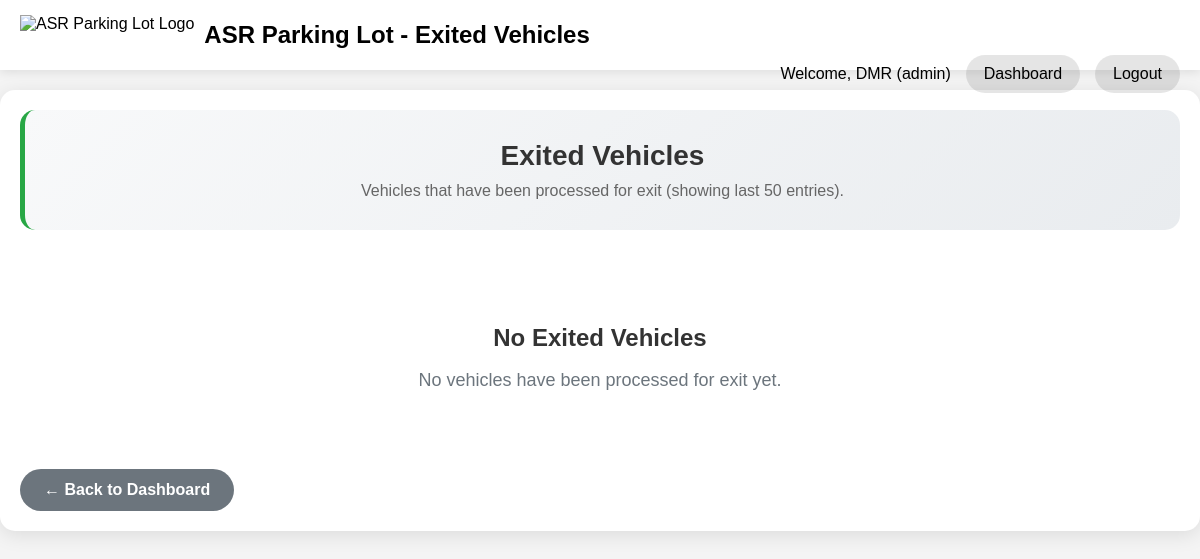
The app's page /staff/exited-vehicles (signed in), older data.
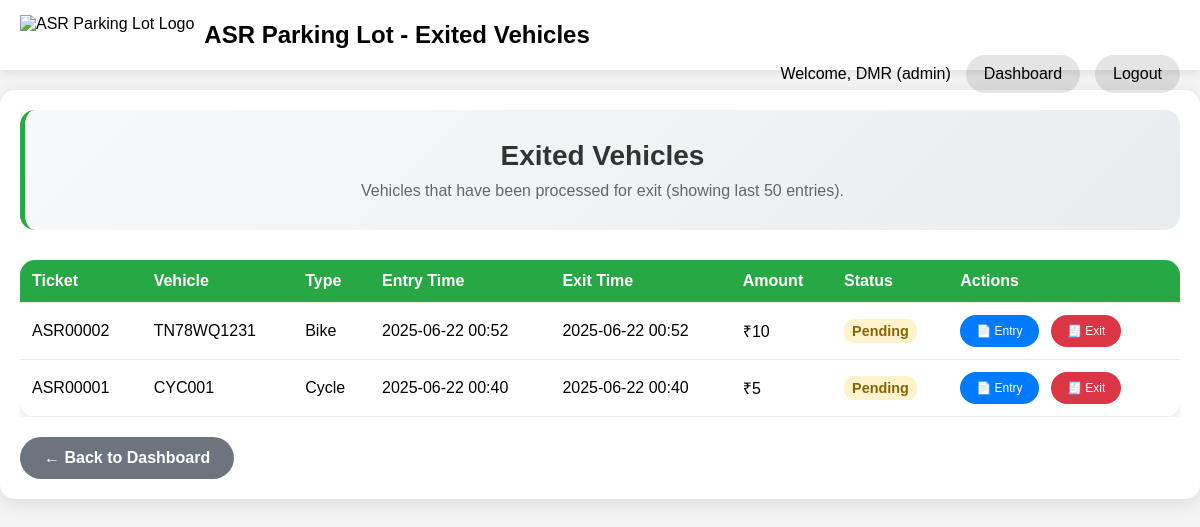
The same page, newer data.
### app/models.py (models this page shows, shortened)
class User(UserMixin, db.Model):
    id = db.Column(db.Integer, primary_key=True)
    username = db.Column(db.String(80), index=True, unique=True, nullable=False)
    email = db.Column(db.String(120), index=True, unique=True, nullable=False)
    password_hash = db.Column(db.String(256))
    role = db.Column(db.String(10), index=True, nullable=False, default='staff') # 'admin' or 'staff'

class Entry(db.Model):
    id = db.Column(db.Integer, primary_key=True)
    ticket_number = db.Column(db.String(20), unique=True, nullable=False)
    vehicle_type = db.Column(db.String(50), nullable=False)
    vehicle_number = db.Column(db.String(20), nullable=False)
    phone = db.Column(db.String(15), nullable=False)
    device = db.Column(db.String(50), nullable=False)
    entry_time = db.Column(db.DateTime, default=get_current_device_time, nullable=False)
    exit_time = db.Column(db.DateTime, nullable=True)
    paid = db.Column(db.Boolean, default=False, nullable=False)
    amount = db.Column(db.Float, nullable=True)

### app/routes.py (the view)
@main.route('/staff/exited-vehicles')
@login_required
def exited_vehicles():
    if current_user.role not in ['admin', 'staff']:
        flash('Access denied. Staff or Admin privileges required.', 'error')
        return redirect(url_for('main.index'))
    exited_vehicles = Entry.query.filter(
        Entry.exit_time.is_not(None)
    ).order_by(Entry.exit_time.desc()).limit(50).all()
    return render_template('exited_vehicles.html',
                         title='Exited Vehicles',
                         exited_vehicles=exited_vehicles)

### app/utils.py (called while the page is built)
def get_ist_timezone():
    return pytz.timezone('Asia/Kolkata')

def get_ist_time(dt=None):
    ist_tz = get_ist_timezone()
    if dt is None:
        return datetime.now(ist_tz)
    if dt.tzinfo is None:
        return ist_tz.localize(dt)
    return dt.astimezone(ist_tz)

def format_ist_time(dt, format_str='%Y-%m-%d %H:%M:%S'):
    ist_time = get_ist_time(dt)
    return ist_time.strftime(format_str)

def format_ist_time_medium(dt):
    return format_ist_time(dt, '%Y-%m-%d %H:%M')

### app/templates/exited_vehicles.html (shortened to what this page needs)
<!DOCTYPE html>
<html lang="en">
<head>
</head>
<body>
    <div class="navbar">
        <div class="navbar-logo">
            <img src="{{ url_for('main.public_file', filename='logo.png') }}" alt="ASR Parking Lot Logo">
            <h1>ASR Parking Lot - Exited Vehicles</h1>
        </div>
        <div class="navbar-right">
            <span>Welcome, {{ current_user.username }} ({{ current_user.role }})</span>
            <a href="{{ url_for('main.staff_dashboard') }}">Dashboard</a>
            <a href="{{ url_for('main.logout') }}">Logout</a>
        </div>
    </div>
    <div class="container">
        <div class="header-section">
            <h2>Exited Vehicles</h2>
            <p>Vehicles that have been processed for exit (showing last 50 entries).</p>
        </div>
        {% if exited_vehicles %}
        <div class="vehicles-table">
            <table>
                <thead>
                    <tr>
                        <th>Ticket</th>
                        <th>Vehicle</th>
                        <th>Type</th>
                        <th>Entry Time</th>
                        <th>Exit Time</th>
                        <th>Amount</th>
                        <th>Status</th>
                        <th>Actions</th>
                    </tr>
                </thead>
                <tbody>
                    {% for vehicle in exited_vehicles %}
                    <tr>
                        <td>{{ vehicle.ticket_number }}</td>
                        <td>{{ vehicle.vehicle_number }}</td>
                        <td>{{ vehicle.vehicle_type }}</td>
                        <td>{{ vehicle.entry_time | ist_medium }}</td>
                        <td>{{ vehicle.exit_time | ist_medium }}</td>
                        <td>₹{{ "%.0f"|format(vehicle.amount or 0) }}</td>
                        <td>
                            {% if vehicle.paid %}
                                <span class="status-paid">Paid</span>
                            {% else %}
                                <span class="status-pending">Pending</span>
                            {% endif %}
                        </td>
                        <td>
                            <a href="{{ url_for('main.print_receipt', entry_id=vehicle.id) }}"
                               target="_blank"
                               class="action-btn">
                                📄 Entry
                            </a>
                            <a href="{{ url_for('main.exit_receipt', entry_id=vehicle.id) }}"
                               target="_blank"
                               class="action-btn exit">
                                🧾 Exit
                            </a>
                        </td>
                    </tr>
                    {% endfor %}
                </tbody>
            </table>
        </div>
        {% else %}
        <div class="no-vehicles">
            <h3>No Exited Vehicles</h3>
            <p>No vehicles have been processed for exit yet.</p>
        </div>
        {% endif %}
        <a href="{{ url_for('main.staff_dashboard') }}" class="back-btn">← Back to Dashboard</a>
    </div>
</body>
</html>

### app/templates/exited_vehicles.html (style rules this page uses)
* { box-sizing: border-box; }
body { font-family: Arial, sans-serif; margin: 0; padding: 0; background-color: #f4f4f4; min-height: 100vh; }
.navbar { background-color: white; padding: 15px 20px; color: black; position: sticky; top: 0; z-index: 1000; box-shadow: 0 2px 10px rgba(0,0,0,0.1); }
.navbar h1 { margin: 0; display: inline-block; font-size: clamp(18px, 4vw, 24px); color: black; }
.navbar-logo { display: flex; align-items: center; gap: 10px; flex-wrap: wrap; }
.navbar-logo img { height: clamp(30px, 6vw, 40px); width: auto; }
.navbar-right { float: right; display: flex; align-items: center; gap: 15px; flex-wrap: wrap; color: black; }
.navbar a { color: black; text-decoration: none; padding: 8px 16px; border-radius: 25px; background-color: rgba(0, 0, 0, 0.1); transition: all 0.3s ease; font-weight: 500; border: 2px solid transparent; }
.container { max-width: 1200px; margin: 20px auto; padding: 20px; background: white; border-radius: 15px; box-shadow: 0 4px 20px rgba(0,0,0,0.1); }
.header-section { text-align: center; margin-bottom: 30px; padding: 30px; background: linear-gradient(135deg, #f8f9fa 0%, #e9ecef 100%); border-radius: 15px; border-left: 5px solid #28a745; }
.header-section h2 { color: #333; margin: 0 0 10px 0; font-size: clamp(20px, 5vw, 28px); }
.header-section p { color: #666; margin: 0; font-size: clamp(14px, 3vw, 16px); }
.vehicles-table { overflow-x: auto; }
.vehicles-table table { width: 100%; border-collapse: collapse; background: white; border-radius: 15px; overflow: hidden; box-shadow: 0 4px 15px rgba(0,0,0,0.1); }
.vehicles-table th, .vehicles-table td { padding: 12px; text-align: left; border-bottom: 1px solid #e9ecef; }
.vehicles-table th { background-color: #28a745; color: white; font-weight: bold; }
.status-pending { background-color: #fff3cd; color: #856404; padding: 4px 8px; border-radius: 10px; font-size: 0.9em; font-weight: bold; }
.action-btn { padding: 8px 16px; background-color: #007bff; color: white; text-decoration: none; border-radius: 20px; font-size: 12px; margin-right: 8px; transition: all 0.3s ease; display: inline-flex; align-items: center; justify-content: center; min-height: 32px; font-weight: 500; }
.action-btn.exit { background-color: #dc3545; }
.back-btn { display: inline-block; padding: 12px 24px; background-color: #6c757d; color: white; text-decoration: none; border-radius: 25px; margin-top: 20px; font-weight: bold; transition: all 0.3s ease; }

Row changes from the older to the newer data that the page shows:
added Entry: ticket_number "ASR00002", vehicle_number "TN78WQ1231", vehicle_type "Bike", entry_time|ist_medium "2025-06-22 00:52", exit_time|ist_medium "2025-06-22 00:52", amount "10", paid "Pending"
added Entry: ticket_number "ASR00001", vehicle_number "CYC001", vehicle_type "Cycle", entry_time|ist_medium "2025-06-22 00:40", exit_time|ist_medium "2025-06-22 00:40", amount "5", paid "Pending"
Text that changed along with them:
text no longer shown: "No Exited Vehicles No vehicles have been processed for exit yet."
text now shown: "Ticket Vehicle Type Entry Time Exit Time Amount Status Actions"
